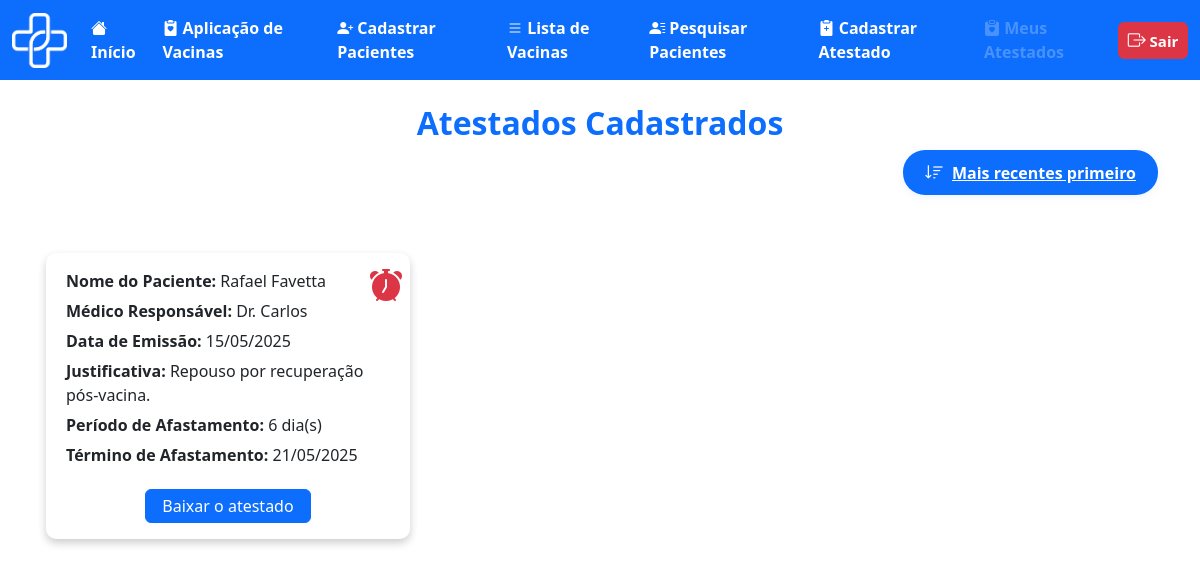
Screenshot of /medica/atestado_medico.php (signed in) with the database file from the repository.
### tables this page shows
CREATE TABLE `atestado` (
  `id_atestado` int(11) NOT NULL,
  `id_paci` int(11) NOT NULL,
  `id_medico` int(11) NOT NULL,
  `data_inicio` date NOT NULL,
  `data_fim` date NOT NULL,
  `justificativa` text DEFAULT NULL
);

CREATE TABLE `usuario` (
  `id_usuario` int(11) NOT NULL,
  `nome_usuario` varchar(100) NOT NULL,
  `cpf` varchar(11) NOT NULL,
  `email_usuario` varchar(100) NOT NULL,
  `tel_usuario` varchar(11) NOT NULL,
  `genero_usuario` char(1) NOT NULL CHECK (`genero_usuario` in ('M','F','O')),
  `naci_usuario` date NOT NULL,
  `peso_usuario` decimal(5,2) NOT NULL,
  `tipo_sang_usuario` varchar(3) NOT NULL,
  `med_usuario` varchar(100) NOT NULL,
  `doen_usuario` varchar(255) NOT NULL,
  `ale_usuario` varchar(255) NOT NULL,
  `cep_usuario` varchar(8) NOT NULL,
  `nc_usuario` int(10) NOT NULL,
  `senha` varchar(100) NOT NULL
);

CREATE TABLE `medico` (
  `id_medico` int(11) NOT NULL,
  `nome_medico` varchar(100) NOT NULL,
  `cpf` varchar(11) NOT NULL,
  `email_medico` varchar(100) NOT NULL,
  `tel_medico` varchar(11) NOT NULL,
  `coren_crm` varchar(20) NOT NULL,
  `tipo_medico` varchar(50) NOT NULL,
  `naci_medico` date NOT NULL,
  `id_posto` int(11) NOT NULL,
  `senha` varchar(100) NOT NULL
);

### medica/atestado_medico.php (the view, shortened to what this page needs)
<?php
require_once '../outros/db_connect.php';
$id_medico = $_SESSION['id_medico'];
$ordem = (isset($_GET['ordem']) && $_GET['ordem'] === 'asc') ? 'asc' : 'desc';
$ordem_sql = ($ordem === 'asc') ? 'ASC' : 'DESC';
$sql = "SELECT
            a.id_atestado,
            u.nome_usuario AS nome_paciente,
            m.nome_medico AS medico_responsavel,
            a.data_inicio AS data_emissao,
            a.justificativa,
            DATEDIFF(a.data_fim, a.data_inicio) AS periodo_afastamento
        FROM atestado a
        JOIN usuario u ON a.id_paci = u.id_usuario
        JOIN medico m ON a.id_medico = m.id_medico
        WHERE a.id_medico = ?
        ORDER BY a.data_inicio $ordem_sql";
$stmt = $conn->prepare($sql);
$stmt->bind_param("i", $id_medico);
$stmt->execute();
$result = $stmt->get_result();
?>
<!DOCTYPE html>
<html lang="pt-BR">
<head>
    <link href="https://cdn.jsdelivr.net/npm/bootstrap@5.3.0/dist/css/bootstrap.min.css" rel="stylesheet">
    <link href="https://cdn.jsdelivr.net/npm/bootstrap-icons/font/bootstrap-icons.css" rel="stylesheet">
</head>
<body>
    <nav class="navbar navbar-expand-lg bg-primary" data-bs-theme="dark">
        <div class="container-fluid">
            <div class="d-flex align-items-center">
                <img src="../img/logo_vetor.png" alt="Logo DigitalVac" width="55" height="55" class="me-3">
            </div>
            <div class="collapse navbar-collapse" id="navbarNavAltMarkup">
                <div class="navbar-nav">
                    <a class="nav-link active fs-6 fw-bold" href="telainicio.php">
                        <i class="bi bi-house-fill"></i> Início
                    </a>
                    <a class="nav-link active fs-6 fw-bold" href="cadastroaplic.php">
                        <i class="bi bi-clipboard2-heart-fill"></i> Aplicação de Vacinas
                    </a>
                    <a class="nav-link active fs-6 fw-bold" href="cadastropac.html">
                        <i class="bi bi-person-plus-fill"></i> Cadastrar Pacientes
                    </a>
                    <a class="nav-link active fs-6 fw-bold" href="listavac.php">
                        <i class="bi bi-list"></i> Lista de Vacinas
                    </a>
                    <a class="nav-link active fs-6 fw-bold" href="pesquisa_paciente.php">
                        <i class="bi bi-person-lines-fill"></i> Pesquisar Pacientes
                    </a>
                    <a class="nav-link active fs-6 fw-bold" href="cadastroatestado.php">
                        <i class="bi bi-clipboard2-plus-fill"></i> Cadastrar Atestado
                    </a>
                    <a class="nav-link disabled fs-6 fw-bold" aria-disabled="true" href="atestado_medico.php">
                        <i class="bi bi-clipboard-heart-fill"></i> Meus Atestados
                    </a>
                </div>
                <ul class="navbar-nav ms-auto">
                    <li class="nav-item">
                        <a class="btn btn-danger fw-bold px-2 py-1" style="font-size: 15px; min-width: 70px;"
                            href="../outros/sair.php">
                            <i class="bi bi-box-arrow-right" style="font-size: 18px;"></i> Sair
                        </a>
                    </li>
                </ul>
            </div>
        </div>
    </nav>
    <div class="container mt-4" style="margin-bottom: 40px;">
        <h2 class="text-center text-primary fw-bold">Atestados Cadastrados</h2>
        <div class="filter-bar">
            <a href="?ordem=<?php echo $ordem === 'desc' ? 'asc' : 'desc'; ?>" class="filter-btn"
                title="Alterar ordem dos atestados">
                <i class="bi <?php echo $ordem === 'desc' ? 'bi-sort-down' : 'bi-sort-up'; ?>"></i>
                <?php echo $ordem === 'desc' ? 'Mais recentes primeiro' : 'Mais antigos primeiro'; ?>
            </a>
        </div>
        <div class="row row-cols-1 row-cols-md-3 g-2"
            style="margin-top:32px; max-width:1200px; margin-left:auto; margin-right:auto;">
            <?php if ($result->num_rows > 0): ?>
                <?php
                $today = date('Y-m-d');
                while ($row = $result->fetch_assoc()):
                    $sql_fim = "SELECT data_fim FROM atestado WHERE id_atestado = ?";
                    $stmt_fim = $conn->prepare($sql_fim);
                    $stmt_fim->bind_param("i", $row['id_atestado']);
                    $stmt_fim->execute();
                    $res_fim = $stmt_fim->get_result();
                    $data_fim = $res_fim->fetch_assoc()['data_fim'];
                    $is_expired = ($data_fim < $today);
                    ?>
                    <div class="col mb-2 d-flex align-items-stretch">
                        <div class="card position-relative w-100">
                            <span class="position-absolute top-0 end-0 p-2">
                                <?php if ($is_expired): ?>
                                    <i class="bi bi-alarm-fill text-danger" title="Atestado vencido" style="font-size: 2rem;"></i>
                                <?php else: ?>
                                    <i class="bi bi-alarm-fill text-success" title="Atestado válido" style="font-size: 2rem;"></i>
                                <?php endif; ?>
                            </span>
                            <p><strong>Nome do Paciente:</strong> <?php echo htmlspecialchars($row['nome_paciente']); ?></p>
                            <p><strong>Médico Responsável:</strong> <?php echo htmlspecialchars($row['medico_responsavel']); ?>
                            </p>
                            <p><strong>Data de Emissão:</strong>
                                <?php echo htmlspecialchars(date('d/m/Y', strtotime($row['data_emissao']))); ?></p>
                            <p><strong>Justificativa:</strong> <?php echo htmlspecialchars($row['justificativa']); ?></p>
                            <p><strong>Período de Afastamento:</strong>
                                <?php echo htmlspecialchars($row['periodo_afastamento']); ?> dia(s)</p>
                            <?php
                            $data_fim_formatada = '';
                            if (!empty($data_fim)) {
                                $data_fim_formatada = date('d/m/Y', strtotime($data_fim));
                            }
                            ?>
                            <p><strong>Término de Afastamento:</strong> <?php echo htmlspecialchars($data_fim_formatada); ?></p>
                            <div class="text-center mt-3">
                                <a href="download_atestado.php?id=<?php echo $row['id_atestado']; ?>"
                                    class="btn btn-primary">Baixar o atestado</a>
                            </div>
                        </div>
                    </div>
                <?php endwhile; ?>
            <?php else: ?>
                <p class="alert alert-warning text-center">Nenhum atestado encontrado.</p>
            <?php endif; ?>
        </div>
    </div>
</body>
</html>

### medica/atestado_medico.php (style rules this page uses)
.container { max-width: 95%; }
.card { border: none; box-shadow: 0 4px 8px rgba(0, 0, 0, 0.2); border-radius: 10px; margin-bottom: 20px; padding: 16px 20px !important; }
@media (min-width: 576px) { .card { max-width: 500px; margin-left: auto; margin-right: auto; } }
.card p { margin-bottom: 6px; }
.card .btn { padding: 4px 16px; font-size: 1rem; }
.filter-btn { display: inline-flex; align-items: center; gap: 0.5em; background: #0d6efd; color: #fff; border: none; border-radius: 22px; padding: 8px 22px; font-size: 1rem; font-weight: 600; box-shadow: 0 2px 10px rgba(13, 110, 253, 0.08); transition: background 0.2s, box-shadow 0.2s; margin-bottom: 18px; }
.filter-btn i { font-size: 1.2em; }
.filter-bar { display: flex; justify-content: flex-end; align-items: center; margin-bottom: 0; border-bottom: none !important; }
.filter-bar, .filter-bar+hr, .filter-bar:after { border-bottom: none !important; }

### rows the page displays
atestado: id_paci.nome_usuario "Rafael Favetta", id_medico.nome_medico "Dr. Carlos", data_inicio "15/05/2025", justificativa "Repouso por recuperação pós-vacina.", periodo_afastamento "6", data_fim "21/05/2025"
